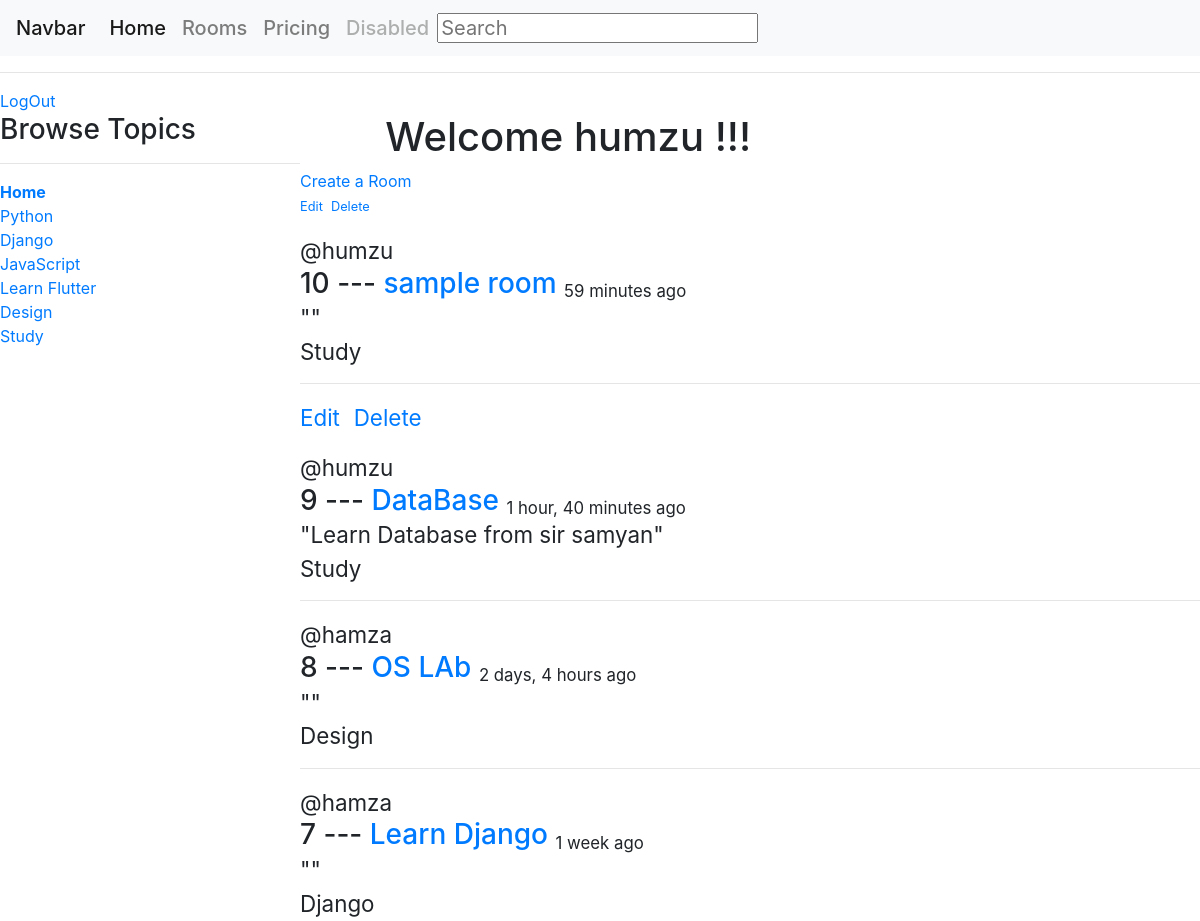
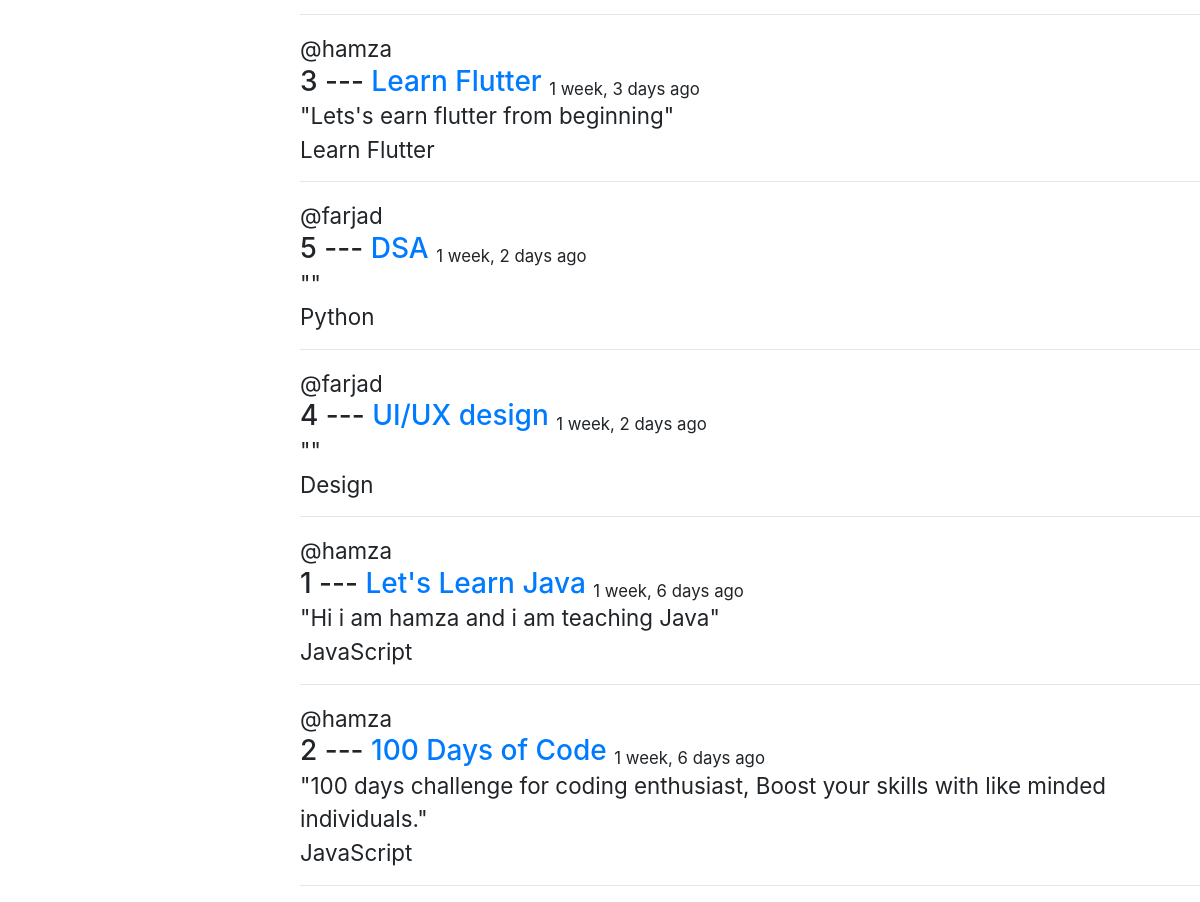
Screenshot of / (signed in) with the database file from the repository (2 pictures, top to bottom).
### base/models.py (models this page shows, shortened)
class Topic(models.Model):
    name = models.TextField(max_length=100)
    def __str__(self):
        return self.name

class Room(models.Model):
    name = models.CharField(max_length=50)
    description = models.TextField(null = True, blank = True)   #  setting to null means that it will be blank in the database if not filled out at runtime otherwise the data basebase will consider it as missing data   # blank means that it is not required to be filled out at runtime
    host = models.ForeignKey(User, on_delete =  models.SET_NULL, null = True)   # when the user is deleted then all its rooms are delete as well
    topic = models.ForeignKey(Topic, on_delete =  models.SET_NULL, null = True)   # when the topic is deleted then all the rooms of that topic will be deleted as well
    updated = models.DateTimeField(auto_now=True)  # auto_now will update the time whenever the room is updated
    created = models.DateTimeField(auto_now_add=True)  # auto_now_add will update the time only when the room is created for the first time
    class Meta:
        ordering = ['-updated','-created']   # here we are ordering the rooms according to the most recent updated and created room in the list..     The ( - ) sign means to update according to most recent....

### base/views.py (the view)
# urls.py: path('', views.home, name='home'), # the path() function takes 3 arguments: 1st is the url, 2nd is the view function, 3rd is the name of the url  #  the name is optional, but it is good to use it
def home(request):
    q = request.GET.get('q') if( request.GET.get('q') != None) else ''  # getting the query from the search bar and if it is not there then set it to empty string
    rooms = Room.objects.filter(
        Q(topic__name__icontains=q) | # filter if the q is in the topic name(q will be entered by user through SearchBar)
        Q(name__icontains =q)   |      # OR   q entered by user through SEarchBar is included in the name of room
        Q(description__icontains =q))
    topics = Topic.objects.all()
    context = { 'rooms': rooms,'topics':topics}
    return render(request, 'base/home.html', context    )   #  we passed the rooms named dictionary to the home.html page ..  The first 'rooms' is the variable name that we will use in the html page and the second 'rooms' is the dictionary name that we created above(the dictionary that we are passing on by render function to the home.html page)

### base/templates/base/home.html (shortened to what this page needs)
  <!doctype html>
  <html lang="en">
    <head>
      <link rel="stylesheet" href="https://cdn.jsdelivr.net/npm/bootstrap@4.4.1/dist/css/bootstrap.min.css">
    </head>
    <body>
      <h5>{% include "navbar.html" %}</h5>
      <hr>
      {% if request.user.is_authenticated%}
          <a href = {% url 'UserLogout' %} >LogOut</a>
      {%else%}
          <a href = {% url 'UserLogin' %} >LogIN</a>
      {%endif%}
     <div class ="mainbody">
      <div class = "sideBar">
        <h3> Browse Topics</h3>
        <hr>
        <a href ="{% url 'home'%}"> <strong>Home</strong></a>
        {% for topic in topics %}
        <div>
         <a href = "{% url 'home' %}?q={{topic.name}}">{{topic.name}}</a>
        </div>
        {% endfor %}
      </div>
      <div>
        {% if request.user.is_authenticated%}{% comment %} here we are checking if the user is authenticated then show the Welcome Message with user's name {% endcomment %}
        <H1>&nbsp; &nbsp; &nbsp; &nbsp; Welcome {{request.user}} !!!</H1>
        {%endif%}
        <a href= "{% url 'create-room'%}">Create a Room</a>
        {% for room in rooms %}
          {% if request.user == room.host %}  {% comment %} if the user registered, is Host of Room then, only then we will show him the UPDATE AND DELETE OPTIONS {% endcomment %}
          <p><small><a href= "{% url 'update-room' room.id %}">Edit&nbsp;</a></small>
          <small><a href= "{% url 'delete-room' room.id %}">Delete</a></small></p>
          {% endif %}
        <h3>
          <small> @{{room.host.username}}</small>   {% comment %} here we are printing the username of the host of the room {% endcomment %}
          <div>{{room.id}} <span> --- </span> <a href= "{% url 'room' room.id%} ">{{room.name}} </a>
            <small><sub>{{room.created|timesince}} ago</sub></small>
            <br>
            <small>"{{room.description}}"</small></div>
          <small> {{room.topic}} </small>
          <hr>
          {%endfor%}
        </h3>
      </div>
     </div>
    </body>
  </html>

### base/templates/base/home.html (style rules this page uses)
.mainbody { display:grid; grid-template-columns:1fr 3fr; }

### rows the page displays
Topic: name "Python"
Topic: name "Django"
Topic: name "JavaScript"
Topic: name "Learn Flutter"
Topic: name "Design"
Topic: name "Study"
Room: shows "Edit", host.username "humzu", id "10", name "sample room", created "59 minutes", topic "Study"
Room: shows "Edit", host.username "humzu", id "9", name "DataBase", created "1 hour, 40 minutes", description "Learn Database from sir samyan", topic "Study"
Room: host.username "hamza", id "8", name "OS LAb", created "2 days, 4 hours", topic "Design"
Room: host.username "hamza", id "7", name "Learn Django", created "1 week", topic "Django"
Room: host.username "hamza", id "3", name "Learn Flutter", created "1 week, 3 days", description "Lets's earn flutter from beginning", topic "Learn Flutter"
Room: host.username "farjad", id "5", name "DSA", created "1 week, 2 days", topic "Python"
Room: host.username "farjad", id "4", name "UI/UX design", created "1 week, 2 days", topic "Design"
Room: host.username "hamza", id "1", name "Let's Learn Java", created "1 week, 6 days", description "Hi i am hamza and i am teaching Java", topic "JavaScript"
Room: host.username "hamza", id "2", name "100 Days of Code", created "1 week, 6 days", description "100 days challenge for coding enthusiast, Boost your skills with like minded individuals.", topic "JavaScript"

### other values shown
{{ request.user }} "humzu"
